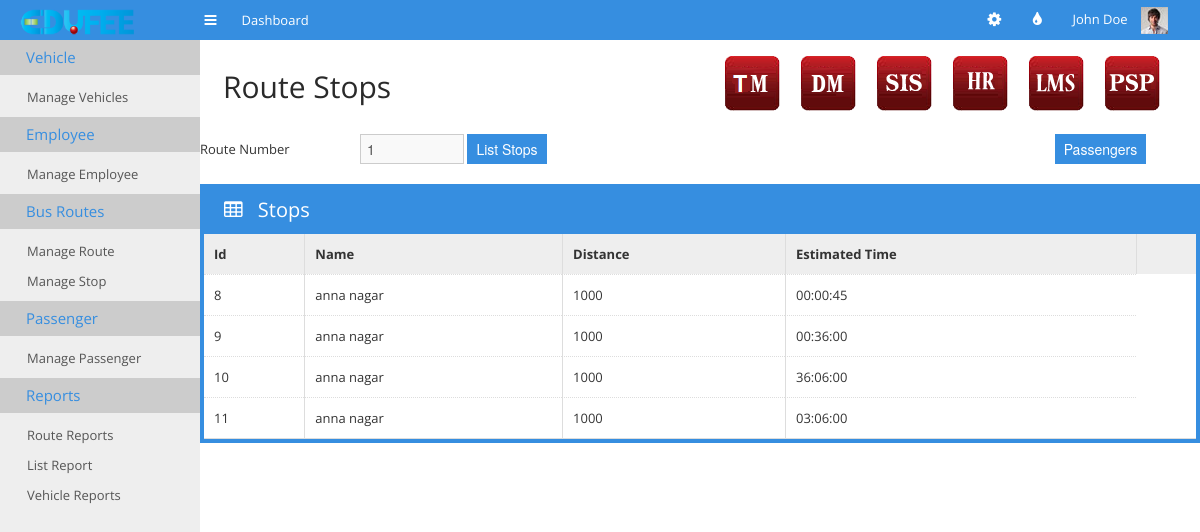
The app's page /liststops.php?id=1 with its own data.
### tables this page shows
CREATE TABLE IF NOT EXISTS `tm_bus_stop` (
  `name` text,
  `id` int(11) NOT NULL,
  `route` int(11) DEFAULT NULL,
  `distance` bigint(20) DEFAULT NULL,
  `estimated_time` time DEFAULT NULL
);

### liststops.php (the view, shortened to what this page needs)
<?php
require_once "datas.php";
$dbconnection = connectSQL($dbdetails);
if(mysqli_connect_errno())
{
    echo "db_connection_fail";
}
else
{
?>
<!doctype html>
<html>
    <head>
        <link rel="stylesheet" href="css/bootstrap.min.css">
        <link rel="stylesheet" href="css/bootstrap-responsive.min.css">
        <link rel="stylesheet" href="css/plugins/jquery-ui/smoothness/jquery-ui.css">
        <link rel="stylesheet" href="css/plugins/jquery-ui/smoothness/jquery.ui.theme.css">
        <link rel="stylesheet" href="css/style.css">
        <link rel="stylesheet" href="css/themes.css">
    </head>
    <body>
        <div id="navigation">
            <div class="container-fluid">
                <a href="#" id="brand"></a>
                <a href="#" class="toggle-nav" rel="tooltip" data-placement="bottom" title="Toggle navigation"><i class="icon-reorder"></i></a>
                <ul class='main-nav'>
                    <li>
                        <a href="index.html">
                            <span>Dashboard</span>
                        </a>
                    </li>
                </ul>
                <div class="user">
                    <ul class="icon-nav">
                        <li class="dropdown sett">
                            <a href="#" class='dropdown-toggle' data-toggle="dropdown"><i class="icon-cog"></i></a>
                        </li>
                        <li class='dropdown colo'>
                            <a href="#" class='dropdown-toggle' data-toggle="dropdown"><i class="icon-tint"></i></a>
                        </li>
                    </ul>
                    <div class="dropdown">
                        <a href="#" class='dropdown-toggle' data-toggle="dropdown">John Doe <img src="img/demo/user-avatar.jpg" alt=""></a>
                    </div>
                </div>
            </div>
        </div>
        <div class="container-fluid" id="content">
    <?php
    require_once "cms.php";
    ?>
            <div id="main">
                <div class="container-fluid">
                    <div class="page-header">
                        <div class="pull-left">
                            <h1>Route Stops</h1>
                        </div>
                        <div class="pull-right">
                            <ul class="minitiles" style="display:inline !important;">
                                <li><a href="tm_main.html"><img src="img/tm_icon.png" alt=""></a></li>
                                <li><a href="http://www.edufee.com/subscribe_donation/"><img src="img/dm_icon.png" alt=""></a></li>
                                <li> <a href="http://www.edufee.com/SIS/home/"><img src="img/sis_icon.png" alt="" style="border:none;" border="0"/></a> </li>
                                <li><a href="http://www.edufee.com/hrm/symfony/web/index.php/admin/LandingPage"><img src="img/hr_icon.png" alt=""></a></li>
                                <li> <a href="http://www.edufee.com/openbiblio/catalog/home.php"><img src="img/lms_icon.png" alt="" style="border:none;" border="0"/></a> </li>
                                <li><a href="http://www.edufee.com/psp_dashboard/psp"><img src="img/psp_icon.png" alt="" border="0"/>
                                    </a></li>
                            </ul>
                        </div>
                    </div>
                </div>
    <?php
    if (isset($_GET['id']))
    {
        $id = $_GET['id'];
    }
    else
    {
        $id="";
    }
    ?>
                <div class="row-fluid">
                    <div class="span10">
                        <form class="form-horizontal">
                            <div class="control-group">
                                <label for="textfield" class="control-label">Route Number</label>
                                <div class="controls">
                                    <input name="routenum" id="routenum" class="input-small" type="text" value="<?php echo $id;?>">
                                    <button type="button" class="btn btn-primary liststops">List Stops</button>
                                </div>
                            </div>
                        </form>
                    </div>
                    <div class="span1">
                        <button class="btn btn-primary passengers" type="button">Passengers</button>
                    </div>
                </div>
                <div class="row-fluid">
                    <div class="span12">
                        <div class="box box-color box-bordered">
                            <div class="box-title">
                                <h3>
                                    <i class="icon-table"></i>
                                    Stops
                                </h3>
                            </div>
                            <div class="box-content nopadding">
                                <table class="table table-hover table-nomargin table-bordered">
                                    <thead>
                                        <tr>
                                            <th>Id</th>
                                            <th>Name</th>
                                            <th class="hidden-350">Distance</th>
                                            <th class="hidden-480">Estimated Time</th>
                                            <th></th>
                                        </tr>
                                    </thead>
                                    <tbody>
                                    <?php
                                    if($id!="")
                                    {
                                        $query = "select * from tm_bus_stop where route='". $id ."'";
                                        if ($result = $dbconnection->query($query)) {
                                            if ($result) {
                                                while($row = $result->fetch_array())
                                                {
                                                    echo "<tr><td>".$row['id']."</td><td>".$row['name']."</td><td>".$row['distance']."</td>
                                                    <td>".$row['estimated_time']."</td></tr>";
                                                }
                                            }
                                        }
                                    }
                                    ?>
                                    </tbody>
                                </table>
                            </div>
                        </div>
                    </div>
                </div>
            </div>
        </div>
    </body>
</html>
<?php
}
?>

### records on screen
tm_bus_stop: id "8", name "anna nagar", distance "1000", estimated_time "00:00:45"
tm_bus_stop: id "9", name "anna nagar", distance "1000", estimated_time "00:36:00"
tm_bus_stop: id "10", name "anna nagar", distance "1000", estimated_time "36:06:00"
tm_bus_stop: id "11", name "anna nagar", distance "1000", estimated_time "03:06:00"
